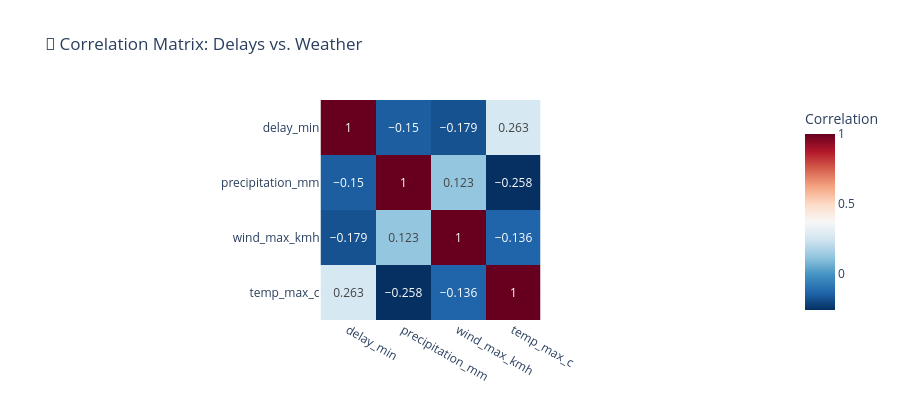

Here is the notebook cell this chart was saved with:
### Markdown cell above
## 4.3 Correlation Analysis — Weather vs. Delays

### Code cell
# correlate weather variables with delays
corr_data = df_q3.dropna(subset=['delay_min', 'precipitation_mm', 'wind_max_kmh', 'temp_max_c'])
if len(corr_data) >= 5:
    weather_vars = ['precipitation_mm', 'wind_max_kmh', 'temp_max_c']
    
    print("=" * 60)
    print("    CORRELATION ANALYSIS: Weather vs. Delays")
    print("=" * 60)
    print(f"  Sample size: {len(corr_data)} observations\n")
    
    for var in weather_vars:
        r, p = stats.pearsonr(corr_data[var], corr_data['delay_min'])
        r_s, p_s = stats.spearmanr(corr_data[var], corr_data['delay_min'])
        
        print(f"  {var}:")
        print(f"    Pearson r  = {r:+.4f} (p = {p:.4f})")
        print(f"    Spearman ρ = {r_s:+.4f} (p = {p_s:.4f})")
        significant = "✅ Significant" if p < 0.05 else "❌ Not significant" 
        print(f"    → {significant} at α = 0.05")
        print()
    # correlation matrix heatmap
    corr_cols = ['delay_min'] + weather_vars
    corr_matrix = corr_data[corr_cols].corr()
    
    fig = px.imshow(
        corr_matrix.round(3),
        text_auto=True,
        color_continuous_scale='RdBu_r',
        title='🔗 Correlation Matrix: Delays vs. Weather',
        labels={'color': 'Correlation'}
    )
    fig.update_layout(height=400, template='plotly_white', font=dict(size=12))
    fig.show()
else:
    print("Not enough joined weather-delay data for correlation analysis.")
    print("Make sure hub stations have both delay and weather data.")

### Figure 1 — Plotly figure (JSON) as saved in the notebook; plotly's stock layout.template omitted (floating-point values rounded to 4 significant figures)
{"data": [{"coloraxis": "coloraxis", "hovertemplate": "x: %{x}<br>y: %{y}<br>Correlation: %{z}<extra></extra>", "name": "0", "texttemplate": "%{z}", "type": "heatmap", "x": ["delay_min", "precipitation_mm", "wind_max_kmh", "temp_max_c"], "xaxis": "x", "y": ["delay_min", "precipitation_mm", "wind_max_kmh", "temp_max_c"], "yaxis": "y", "z": [[1.0, -0.15, -0.179, 0.263], [-0.15, 1.0, 0.123, -0.258], [-0.179, 0.123, 1.0, -0.136], [0.263, -0.258, -0.136, 1.0]]}], "layout": {"coloraxis": {"colorbar": {"title": {"text": "Correlation"}}, "colorscale": [[0, "rgb(5,48,97)"], [0.1, "rgb(33,102,172)"], [0.2, "rgb(67,147,195)"], [0.3, "rgb(146,197,222)"], [0.4, "rgb(209,229,240)"], [0.5, "rgb(247,247,247)"], [0.6, "rgb(253,219,199)"], [0.7, "rgb(244,165,130)"], [0.8, "rgb(214,96,77)"], [0.9, "rgb(178,24,43)"], [1, "rgb(103,0,31)"]]}, "font": {"size": 12}, "height": 400, "title": {"text": "🔗 Correlation Matrix: Delays vs. Weather"}, "xaxis": {"anchor": "y", "constrain": "domain", "domain": [0, 1], "scaleanchor": "y"}, "yaxis": {"anchor": "x", "autorange": "reversed", "constrain": "domain", "domain": [0, 1]}}}
